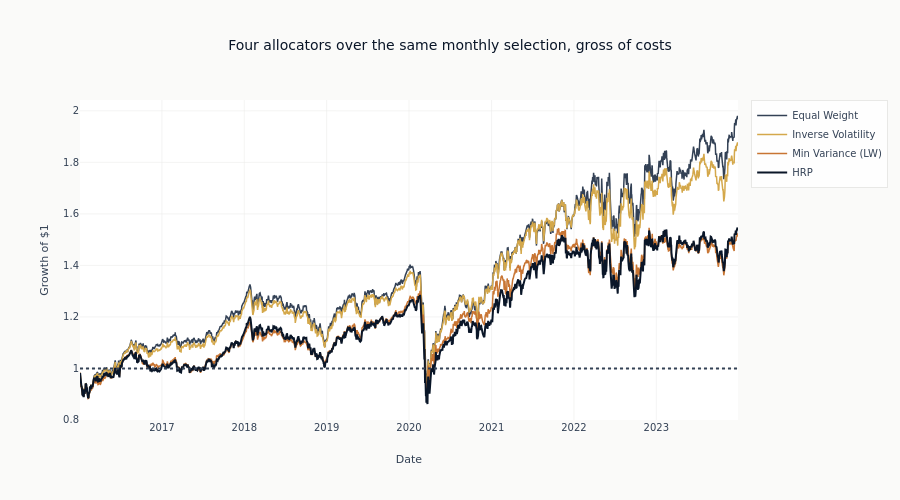

The code cell stored with this chart in its notebook:
### Code cell
# Equity curves
cumulative = (1 + portfolio_returns).cumprod()

fig = go.Figure()

for col, color in zip(cumulative.columns, ALLOCATOR_COLORS, strict=True):
    fig.add_trace(
        go.Scatter(
            x=cumulative.index,
            y=cumulative[col],
            mode="lines",
            name=col,
            line=dict(color=color, width=2 if col == "HRP" else 1.5),
        )
    )

fig.add_hline(y=1.0, line_dash="dot", line_color=COLORS["neutral"])

fig.update_layout(
    title="Four allocators over the same monthly selection, gross of costs",
    xaxis_title="Date",
    yaxis_title="Growth of $1",
    height=500,
)
show_plotly_with_alt(
    fig,
    "Four growth-of-one-dollar paths from the walk-forward backtest, one per allocation "
    "method. They track each other until about 2018 and then separate into two pairs, equal "
    "weight and inverse volatility above, shrinkage minimum variance and HRP below, each "
    "falling sharply in early 2020.",
)

### Figure 1 — Plotly figure (JSON) as saved in the notebook; plotly's stock layout.template omitted (floating-point values rounded to 4 significant figures; data arrays with more than 128 entries replaced by an {"elided": "..."} marker saying what was removed)
{"data": [{"line": {"color": "#334155", "width": 1.5}, "mode": "lines", "name": "Equal Weight", "type": "scatter", "x": {"elided": "2012 str values"}, "y": {"elided": "2012 float values"}}, {"line": {"color": "#D4A84B", "width": 1.5}, "mode": "lines", "name": "Inverse Volatility", "type": "scatter", "x": {"elided": "2012 str values"}, "y": {"elided": "2012 float values"}}, {"line": {"color": "#C87533", "width": 1.5}, "mode": "lines", "name": "Min Variance (LW)", "type": "scatter", "x": {"elided": "2012 str values"}, "y": {"elided": "2012 float values"}}, {"line": {"color": "#0a1628", "width": 2}, "mode": "lines", "name": "HRP", "type": "scatter", "x": {"elided": "2012 str values"}, "y": {"elided": "2012 float values"}}], "layout": {"height": 500, "shapes": [{"line": {"color": "#334155", "dash": "dot"}, "type": "line", "x0": 0, "x1": 1, "xref": "x domain", "y0": 1.0, "y1": 1.0, "yref": "y"}], "title": {"text": "Four allocators over the same monthly selection, gross of costs"}, "xaxis": {"title": {"text": "Date"}}, "yaxis": {"title": {"text": "Growth of $1"}}}}
